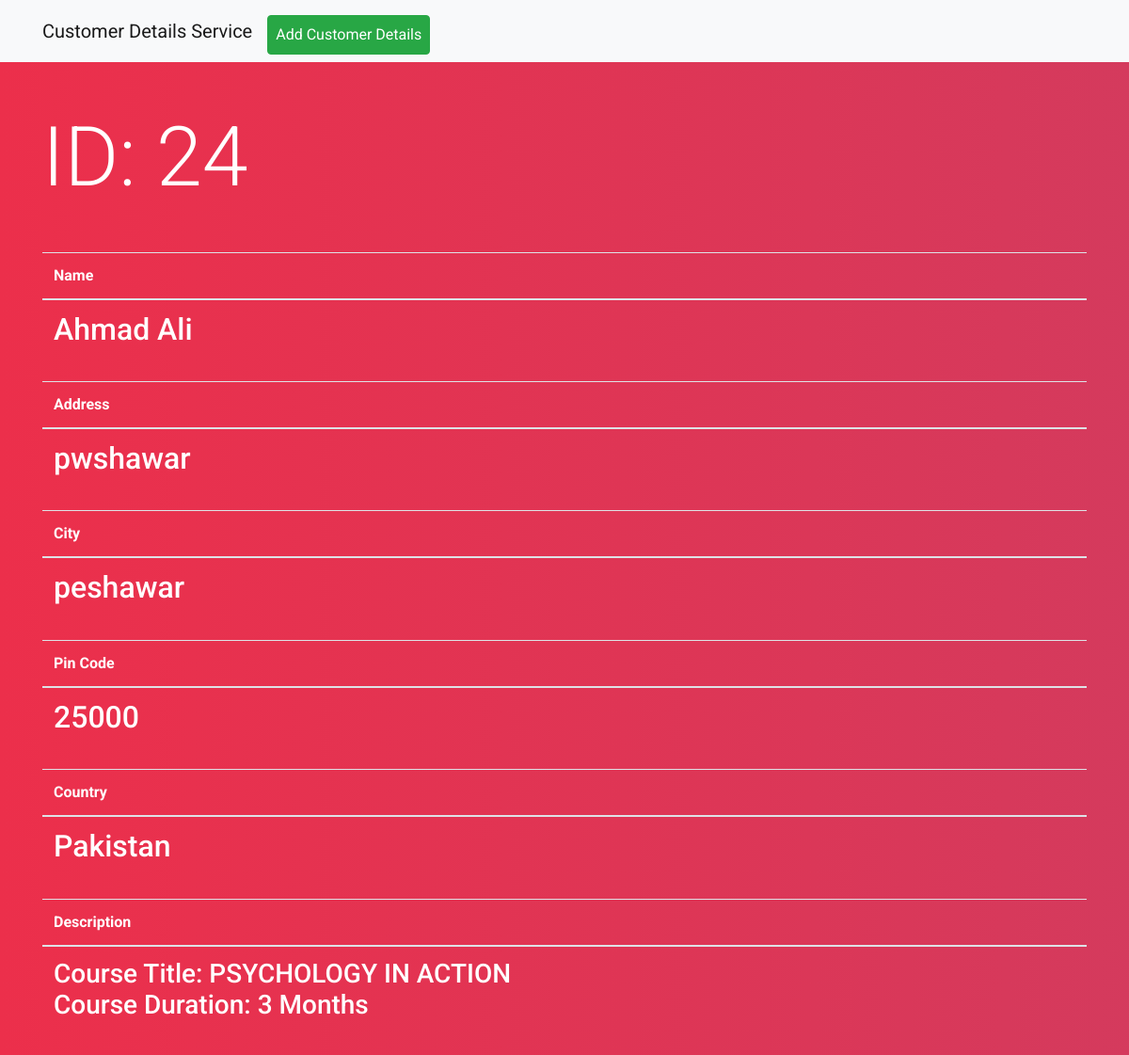
Page /view.php?id=24 on the committed database.
### tables this page shows
CREATE TABLE `customersdetails` (
  `id` int(11) NOT NULL,
  `name` varchar(550) NOT NULL,
  `address` varchar(550) NOT NULL,
  `city` varchar(200) NOT NULL,
  `pin_code` decimal(10,0) NOT NULL,
  `country` varchar(200) NOT NULL,
  `description` longtext DEFAULT NULL
);

### view.php (the view, shortened to what this page needs)
<?php
$pdo =  require_once "connection.php";
?>
<?php
$id = $_GET['id'] ?? null;
$statement = $pdo->prepare('SELECT * FROM customersdetails WHERE id = :id');
$statement->bindValue(':id', $id);
$statement->execute();
$details = $statement->fetchAll(PDO::FETCH_ASSOC);
?>
<!DOCTYPE html>
<html lang="en">
<head>
    <link
        rel="stylesheet"
        href="https://stackpath.bootstrapcdn.com/bootstrap/4.5.0/css/bootstrap.min.css"
    />
    <link
        rel="stylesheet"
        href="https://maxcdn.bootstrapcdn.com/font-awesome/4.7.0/css/font-awesome.min.css"
    />
</head>
<body>
<nav class="navbar navbar-expand-lg navbar-light bg-light">
    <div class="container">
        <a class="navbar-brand" href="index.php">Customer Details Service</a>
        <div class="collapse navbar-collapse" id="navbarNav">
            <ul class="navbar-nav">
                <li class="nav-item active">
                    <a
                        class="btn btn-success mt-2 nav-link"
                        style="color: #ffff !important"
                        href="insert.php"
                    >Add Customer Details <span class="sr-only">(current)</span></a
                    >
                </li>
            </ul>
        </div>
    </div>
</nav>
<div class="container">
    <h1 style="color: white;" class="display-2 mb-5 mt-5">ID: <?php echo $details[0]['id'] ?></h1>
    <table class="table">
        <thead>
        <tr>
            <th scope="col">Name</th>
        </tr>
        </thead>
        <tbody>
        <tr>
            <td><?php echo "<h2>"; echo $details[0]["name"]; echo "</h2>"; ?></td>
        </tr>
        </tbody>
    </table>
    <table class="table">
        <thead>
        <tr>
            <th scope="col">Address</th>
        </tr>
        </thead>
        <tbody>
        <tr>
            <td><?php echo "<h2>"; echo $details[0]["address"]; echo "</h2>"; ?></td>
        </tr>
        </tbody>
    </table>
    <table class="table">
        <thead>
        <tr>
            <th scope="col">City</th>
        </tr>
        </thead>
        <tbody>
        <tr>
            <td><?php echo "<h2>"; echo $details[0]["city"]; echo "</h2>"; ?></td>
        </tr>
        </tbody>
    </table>
    <table class="table">
        <thead>
        <tr>
            <th scope="col">Pin Code</th>
        </tr>
        </thead>
        <tbody>
        <tr>
            <td><?php echo "<h2>"; echo $details[0]["pin_code"]; echo "</h2>"; ?></td>
        </tr>
        </tbody>
    </table>
    <table class="table">
        <thead>
        <tr>
            <th>
                Country
            </th>
        </tr>
        </thead>
        <tbody>
        <tr>
            <td><?php echo "<h2>"; echo $details[0]["country"]; echo "</h2>"; ?></td>
        </tr>
        </tbody>
    </table>
    <table class="table">
        <thead>
        <tr>
            <th>
                Description
            </th>
        </tr>
        </thead>
        <tbody>
        <tr>
            <td><?php echo "<h3>"; echo $details[0]["description"]; echo "</h3>"; ?></td>
        </tr>
        </tbody>
    </table>
</div>
</body>
</html>

### view.php (style rules this page uses)
body { color: #566787; background: #009fff; background: -webkit-linear-gradient( to right, #ec2f4b, #009fff ); background: linear-gradient( to right, #ec2f4b, #009fff ); background-size: 1000%; animation: bg-animation 50s infinite alternate; font-family: "Roboto", sans-serif; }
nav { background: linear-gradient(to right, #ffffff00, #ffffff00) !important; }
table { color: white !important; }

### rows in the picture
customersdetails: id "24", name "Ahmad Ali", address "pwshawar", city "peshawar", pin_code "25000", country "Pakistan", description "Course Title: PSYCHOLOGY IN ACTION Course Duration: 3 Months"
